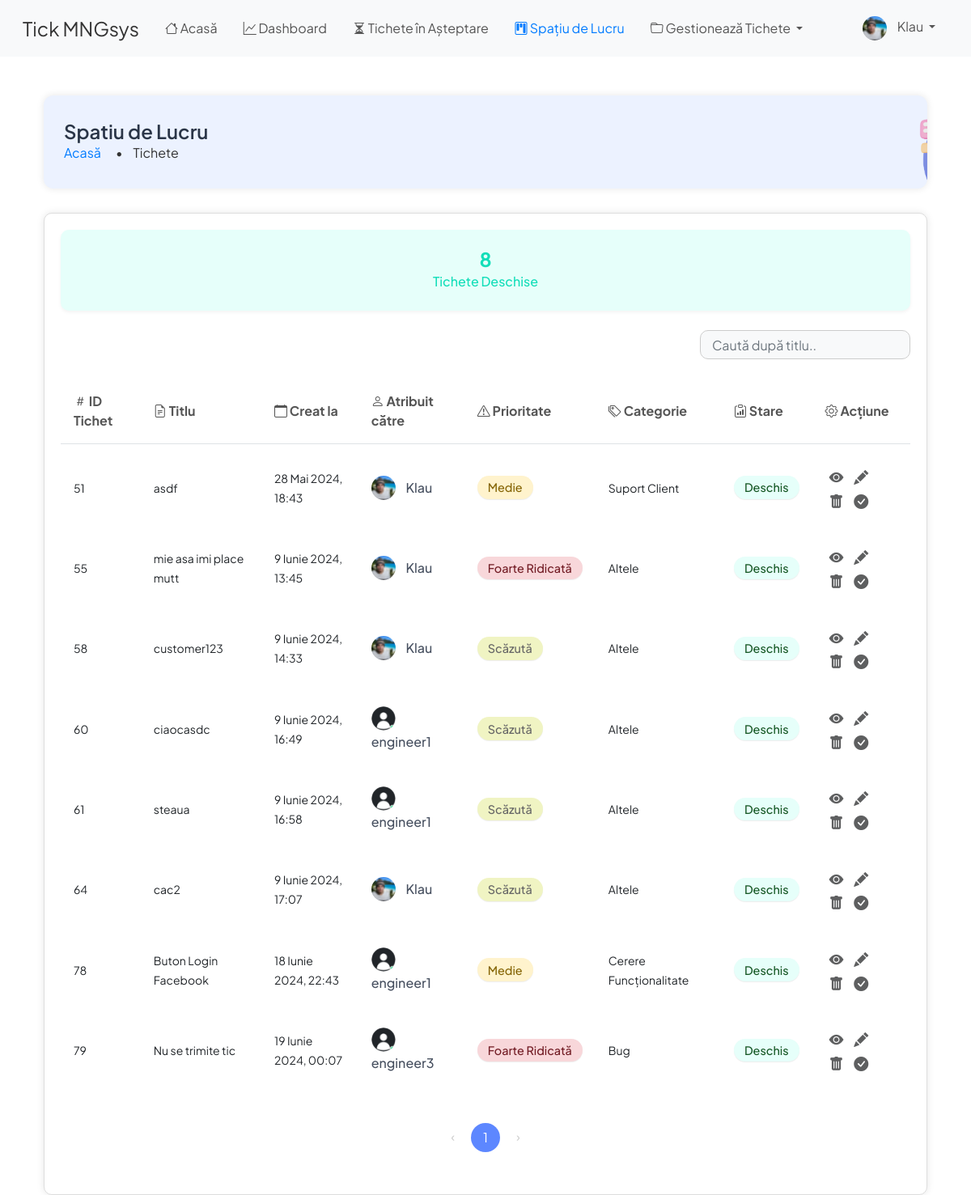
/ticket/workspace/ (signed in), run on the app's committed database.
### users/models.py (models this page shows, shortened)
class User(AbstractUser):
    is_customer = models.BooleanField(default=False)
    is_engineer = models.BooleanField(default=False)
    is_admin = models.BooleanField(default=False)  # New field for admin users
    profile_image = models.ImageField(upload_to='profile_images/', default='profile_images/default.png')

### ticket/models.py (models this page shows, shortened)
class Ticket(models.Model):
    PRIORITY_CHOICES = (
        ('Very Low', 'Foarte Scăzut'),
        ('Low', 'Scăzut'),
        ('Medium', 'Mediu'),
        ('High', 'Ridicat'),
        ('Very High', 'Foarte Ridicat'),
    )
    CATEGORY_CHOICES = (
        ('Bug', 'Bug'),
        ('Feature Request', 'Cerere Funcționalitate'),
        ('Customer Support', 'Suport Client'),
        ('Sales', 'Vânzări'),
        ('Feedback', 'Feedback'),
        ('Other', 'Altele'),
    )
    STATUS_CHOICES = (
        ('Active', 'Activ'),
        ('Completed', 'Completat'),
        ('Pending', 'În așteptare'),
    )
    id = models.AutoField(primary_key=True)
    title = models.CharField(max_length=100, validators=[MaxLengthValidator(100)], unique=True)
    description = models.TextField()
    priority = models.CharField(max_length=9, choices=PRIORITY_CHOICES, default='Low')
    category = models.CharField(max_length=20, choices=CATEGORY_CHOICES, default='Other')
    created_by = models.ForeignKey(User, on_delete=models.CASCADE, related_name='tickets_created', editable=False)
    date_created = models.DateTimeField(auto_now_add=True)
    assigned_to = models.ForeignKey(User, on_delete=models.DO_NOTHING, null=True, blank=True,
                                    related_name='tickets_assigned')
    is_resolved = models.BooleanField(default=False)
    accepted_date = models.DateTimeField(null=True, blank=True)
    closed_date = models.DateTimeField(null=True, blank=True)
    ticket_status = models.CharField(max_length=20, choices=STATUS_CHOICES, default='Pending')
    updated_at = models.DateTimeField(auto_now=True)
    class Meta:
        verbose_name = "Ticket"
        verbose_name_plural = "Tickets"
        ordering = ['-date_created']
        unique_together = ('title', 'created_by')
        indexes = [
            models.Index(fields=['priority']),
            models.Index(fields=['category']),
            models.Index(fields=['ticket_status']),
            models.Index(fields=['date_created']),
            models.Index(fields=['updated_at']),
        ]

### ticket/views.py (the view)
# urls.py: path('workspace/', views.workspace, name='workspace'),
@login_required
def workspace(request):
    tickets = Ticket.objects.filter(is_resolved=False, ticket_status='Active').order_by('date_created')
    open_tickets = tickets.count()
    paginator = Paginator(tickets, 8)  # Show 8 tickets per page
    page = request.GET.get('page')
    try:
        tickets = paginator.page(page)
    except PageNotAnInteger:
        tickets = paginator.page(1)
    except EmptyPage:
        tickets = paginator.page(paginator.num_pages)
    context = {
        'tickets': tickets,
        'open_tickets': open_tickets,
        'page': page,
    }
    return render(request, 'ticket/workspace.html', context)

### templates/ticket/workspace.html (shortened to what this page needs)
{% extends 'base.html' %}
{% load static %}
{% block content %}
<div class="container mt-5">
  <div class="header-box">
    <div class="header-content">
      <h1 class="header-title">Spatiu de Lucru</h1>
      <nav class="breadcrumb">
        <a href="{% url 'home' %}" class="breadcrumb-item">Acasă</a>
        <span class="breadcrumb-item active">Tichete</span>
        <img src="{% static 'images/breadcrumb.png' %}" alt="Iconiță Breadcrumb" class="breadcrumb-icon">
      </nav>
    </div>
  </div>
  <div class="content-box">
    <div class="row">
      <div class="col-md-12 mb-4">
        <div class="card text-center bg-open-tickets ticket-card" onclick="window.location.href='?status=active'">
          <div class="card-body ticket-card-body">
            <p class="card-number ticket-card-number mb-0">{{ open_tickets }}</p>
            <h5 class="card-title ticket-card-title mt-0">Tichete Deschise</h5>
          </div>
        </div>
      </div>
    <div class="col-12 d-flex justify-content-end mb-3">
      <input type="text" id="searchInput" onkeyup="searchTable()" placeholder="Caută după titlu.." class="form-control search-bar-small" />
    </div>
    <div class="table-responsive">
      <table class="table table-hover" id="ticketTable">
        <thead class="thead-light">
          <tr>
        <th scope="col"><i class="bi bi-hash"></i> ID Tichet</th>
        <th scope="col"><i class="bi bi-file-earmark-text"></i> Titlu</th>
        <th scope="col"><i class="bi bi-calendar"></i> Creat la</th>
        <th scope="col"><i class="bi bi-person"></i> Atribuit către</th>
        <th scope="col"><i class="bi bi-exclamation-triangle"></i> Prioritate</th>
        <th scope="col"><i class="bi bi-tags"></i> Categorie</th>
        <th scope="col"><i class="bi bi-clipboard-data"></i> Stare</th>
        <th scope="col"><i class="bi bi-gear"></i> Acțiune</th>
          </tr>
        </thead>
        <tbody>
          {% for ticket in tickets %}
          <tr class="ticket-row" data-status="{{ ticket.ticket_status|lower }}">
            <td><small>{{ ticket.id }}</small></td>
            <td><small>{{ ticket.title }}</small></td>
            <td><small>{{ ticket.date_created }}</small></td>
            <td>
              {% if ticket.assigned_to %}
              <img src="{{ ticket.assigned_to.profile_image.url }}" alt="Imagine Profil al {{ ticket.assigned_to.username }}" class="profile-image">
              <span class="assigned-username">{{ ticket.assigned_to.username }}</span>
              {% else %}
              <small>Neatribuit</small>
              {% endif %}
            </td>
            <td>
              {% if ticket.priority == 'Very Low' %}
              <span class="badge badge-very-low">Foarte Scăzută</span>
              {% elif ticket.priority == 'Low' %}
              <span class="badge badge-low">Scăzută</span>
              {% elif ticket.priority == 'Medium' %}
              <span class="badge badge-medium">Medie</span>
              {% elif ticket.priority == 'High' %}
              <span class="badge badge-high">Ridicată</span>
              {% elif ticket.priority == 'Very High' %}
              <span class="badge badge-very-high">Foarte Ridicată</span>
              {% endif %}
            </td>
            <td><small>{{ ticket.get_category_display }}</small></td>
            <td>
              {% if ticket.ticket_status == 'Active' %}
              <span class="badge badge-open">Deschis</span>
              {% elif ticket.ticket_status == 'Pending' %}
              <span class="badge badge-pending">În Așteptare</span>
              {% elif ticket.ticket_status == 'Completed' %}
              <span class="badge badge-closed">Închis</span>
              {% endif %}
            </td>
            <td>
              <a href="{% url 'ticket-details' ticket.pk %}" class="btn btn-view btn-sm" title="Detalii">
                <i class="bi bi-eye-fill"></i>
              </a>
              {% if ticket.ticket_status == 'Completed' %}
                <span class="btn btn-edit btn-sm disabled" title="Editează">
                  <i class="bi bi-pencil-fill text-muted"></i>
                </span>
              {% else %}
                <a href="{% url 'update-ticket' ticket.pk %}" class="btn btn-edit btn-sm" title="Editează">
                  <i class="bi bi-pencil-fill"></i>
                </a>
              {% endif %}
              <a href="#" class="btn btn-delete btn-sm" data-bs-toggle="modal" data-bs-target="#deleteModal" data-ticket-id="{{ ticket.pk }}" title="Șterge">
                <i class="bi bi-trash-fill"></i>
              </a>
             <a href="{% url 'close-ticket' ticket.pk %}" class="btn btn-accept btn-sm" title="Rezolvă">
    <i class="bi bi-check-circle-fill"></i>
  </a>
            </td>
          </tr>
          {% endfor %}
        </tbody>
      </table>
      <div class="pagination-container">
        <nav aria-label="Page navigation example">
          <ul class="pagination">
            {% if tickets.has_previous %}
            <li class="page-item"><a class="page-link" href="?page={{ tickets.previous_page_number }}&status={{ status_filter }}">‹</a></li>
            {% else %}
            <li class="page-item disabled"><span class="page-link">‹</span></li>
            {% endif %}
            {% for num in tickets.paginator.page_range %}
            {% if num > tickets.number|add:'-4' and num < tickets.number|add:'4' %}
            {% if tickets.number == num %}
            <li class="page-item active"><a class="page-link" href="#">{{ num }}</a></li>
            {% else %}
            <li class="page-item"><a class="page-link" href="?page={{ num }}&status={{ status_filter }}">{{ num }}</a></li>
            {% endif %}
            {% endif %}
            {% endfor %}
            {% if tickets.has_next %}
            <li class="page-item"><a class="page-link" href="?page={{ tickets.next_page_number }}&status={{ status_filter }}">›</a></li>
            {% else %}
            <li class="page-item disabled"><span class="page-link">›</span></li>
            {% endif %}
          </ul>
        </nav>
      </div>
    </div>
  </div>
</div>
</div>
{% endblock content %}

### templates/base.html (shortened to what this page needs)
{% load static %}
<!DOCTYPE html>
<html lang="ro">
  <head>
    <link
      href="https://cdn.jsdelivr.net/npm/bootstrap@5.2.3/dist/css/bootstrap.min.css"
      rel="stylesheet"
    />
    <link
      rel="stylesheet"
      href="https://cdnjs.cloudflare.com/ajax/libs/font-awesome/6.0.0-beta3/css/all.min.css"
    />
    <link
      rel="stylesheet"
      href="https://cdnjs.cloudflare.com/ajax/libs/bootstrap-icons/1.8.1/font/bootstrap-icons.min.css"
    />
    <link rel="stylesheet" href="{% static 'styles/main.css' %}?v=1" />
  </head>
  <body>
    {% if request.user.is_customer %}
    <nav class="navbar navbar-expand-lg navbar-light bg-light">
      <div class="container-fluid">
        <a class="navbar-brand" href="/">
          <img
            class="logo"
            src="{% static 'images/logo.png' %}"
            alt="Tick MNGsys"
          />
        </a>
        <button
          class="navbar-toggler"
          type="button"
          data-bs-toggle="collapse"
          data-bs-target="#navbarContent"
          aria-controls="navbarContent"
          aria-expanded="false"
          aria-label="Toggle navigation"
        >
          <span class="navbar-toggler-icon"></span>
        </button>
        <div class="collapse navbar-collapse" id="navbarContent">
          <ul class="navbar-nav me-auto mb-2 mb-lg-0">
            <li class="nav-item">
              <a
                class="nav-link {% if request.resolver_match.url_name == 'home' %}active{% endif %}"
                href="/"
                ><i class="bi bi-house"></i> Acasă</a
              >
            </li>
           <li class="nav-item">
              <a
                class="nav-link {% if request.resolver_match.url_name == 'dashboard' %}active{% endif %}"
                href="{% url 'dashboard' %}"
                ><i class="bi bi-graph-up"></i> Dashboard</a
              >
            </li>
            <li class="nav-item">
              <a
                class="nav-link {% if request.resolver_match.url_name == 'create-ticket' %}active{% endif %}"
                href="{% url 'create-ticket' %}"
                ><i class="bi bi-plus-circle"></i> Creare Tichet</a
              >
            </li>
            <li class="nav-item">
              <a
                class="nav-link {% if request.resolver_match.url_name == 'all-tickets' %}active{% endif %}"
                href="{% url 'all-tickets' %}"
                ><i class="bi bi-eye"></i> Toate Tichetele</a
              >
            </li>
          </ul>
          <ul class="navbar-nav ms-auto mb-2 mb-lg-0">
            <li class="nav-item dropdown">
              <a
                class="nav-link dropdown-toggle"
                href="#"
                id="navbarDropdown"
                role="button"
                data-bs-toggle="dropdown"
                aria-expanded="false"
              >
                <img
                  src="{{ request.user.profile_image.url }}"
                  alt="Profile Image"
                  class="profile-image"
                />
                {{ request.user.username }}
              </a>
              <ul class="dropdown-menu" aria-labelledby="navbarDropdown">
                <li>
                  <a class="dropdown-item" href="{% url 'profile' %}"
                    ><i class="bi bi-person"></i> Contul meu</a
                  >
                </li>
                <li>
                  <a class="dropdown-item" href="{% url 'settings' %}"
                    ><i class="bi bi-gear"></i> Setari</a
                  >
                </li>
                <li><hr class="dropdown-divider" /></li>
                <li>
                  <a class="dropdown-item" href="{% url 'logout' %}"
                    ><i class="bi bi-box-arrow-in-left"></i> Delogare</a
                  >
                </li>
              </ul>
            </li>
          </ul>
        </div>
      </div>
    </nav>
    {% elif request.user.is_engineer or request.user.is_admin %}
<nav class="navbar navbar-expand-lg navbar-light bg-light">
  <div class="container-fluid">
    <a class="navbar-brand" href="/">Tick MNGsys</a>
    <div class="collapse navbar-collapse" id="navbarContent">
      <ul class="navbar-nav me-auto mb-2 mb-lg-0">
        <li class="nav-item">
          <a
            class="nav-link {% if request.resolver_match.url_name == 'home' %}active{% endif %}"
            href="/"
            ><i class="bi bi-house"></i> Acasă</a
          >
        </li>
        <li class="nav-item">
          <a
            class="nav-link {% if request.resolver_match.url_name == 'dashboard' %}active{% endif %}"
            href="{% url 'dashboard' %}"
            ><i class="bi bi-graph-up"></i> Dashboard</a
          >
        </li>
        <li class="nav-item">
          <a
            class="nav-link {% if request.resolver_match.url_name == 'ticket-queue' %}active{% endif %}"
            href="{% url 'ticket-queue' %}"
            ><i class="bi bi-hourglass-split"></i> Tichete în Așteptare</a
          >
        </li>
        <li class="nav-item">
          <a
            class="nav-link {% if request.resolver_match.url_name == 'workspace' %}active{% endif %}"
            href="{% url 'workspace' %}"
            ><i class="bi bi-kanban"></i> Spațiu de Lucru</a
          >
        </li>
        <li class="nav-item dropdown">
          <a
            class="nav-link dropdown-toggle"
            href="#"
            id="navbarDropdown"
            role="button"
            data-bs-toggle="dropdown"
            aria-expanded="false"
          >
            <i class="bi bi-folder"></i> Gestionează Tichete
          </a>
        </li>
      </ul>
      <ul class="navbar-nav ms-auto mb-2 mb-lg-0">
        <li class="nav-item dropdown">
          <a
            class="nav-link dropdown-toggle"
            href="#"
            id="profileDropdown"
            role="button"
            data-bs-toggle="dropdown"
            aria-expanded="false"
          >
            <img
              src="{{ request.user.profile_image.url }}"
              alt="Profile Image"
              class="profile-image"
            />
            {{ request.user.username }}
          </a>
        </li>
      </ul>
    </div>
  </div>
</nav>
{% endif %}
    <div class="container mt-5">
       {% block content %}{% endblock %}
    </div>
  </body>
</html>

### data on the page
User: user.profile_image (picture), user.username "Klau"
Ticket: id "51", title "asdf", date_created "28 Mai 2024, 18:43", assigned_to.profile_image (picture), assigned_to.username "Klau", priority "Medie", category "Suport Client", ticket_status "Deschis"
Ticket: id "55", title "mie asa imi place mutt", date_created "9 Iunie 2024, 13:45", assigned_to.profile_image (picture), assigned_to.username "Klau", priority "Foarte Ridicată", category "Altele", ticket_status "Deschis"
Ticket: id "58", title "customer123", date_created "9 Iunie 2024, 14:33", assigned_to.profile_image (picture), assigned_to.username "Klau", priority "Scăzută", category "Altele", ticket_status "Deschis"
Ticket: id "60", title "ciaocasdc", date_created "9 Iunie 2024, 16:49", assigned_to.profile_image (placeholder picture), assigned_to.username "engineer1", priority "Scăzută", category "Altele", ticket_status "Deschis"
Ticket: id "61", title "steaua", date_created "9 Iunie 2024, 16:58", assigned_to.profile_image (placeholder picture), assigned_to.username "engineer1", priority "Scăzută", category "Altele", ticket_status "Deschis"
Ticket: id "64", title "cac2", date_created "9 Iunie 2024, 17:07", assigned_to.profile_image (picture), assigned_to.username "Klau", priority "Scăzută", category "Altele", ticket_status "Deschis"
Ticket: id "78", title "Buton Login Facebook", date_created "18 Iunie 2024, 22:43", assigned_to.profile_image (placeholder picture), assigned_to.username "engineer1", priority "Medie", category "Cerere Funcționalitate", ticket_status "Deschis"
Ticket: id "79", title "Nu se trimite tic", date_created "19 Iunie 2024, 00:07", assigned_to.profile_image (placeholder picture), assigned_to.username "engineer3", priority "Foarte Ridicată", category "Bug", ticket_status "Deschis"

### other printed values
{{ open_tickets }} "8"
{{ num }} "1"
